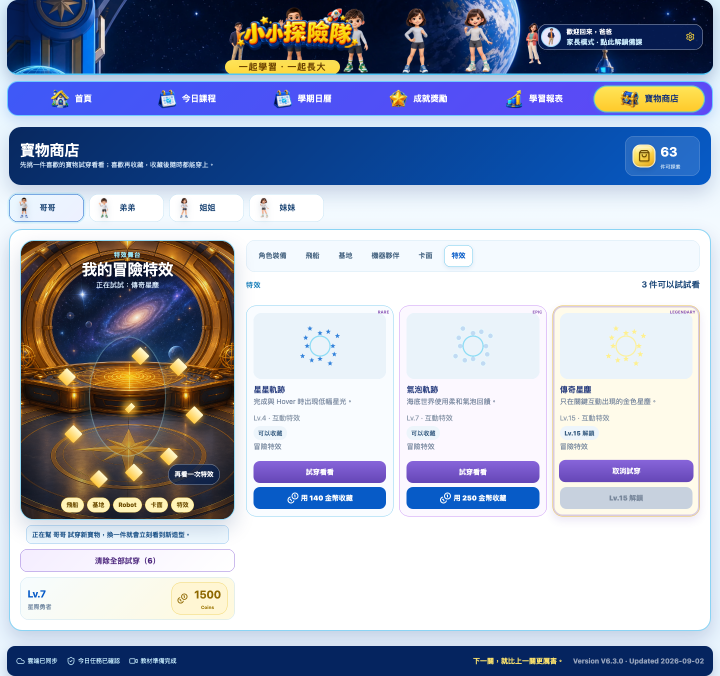
#> input picture qa/production-audit/2026-09-02/v63-shop-1440x900.png, 1440 x 1352 px (shown at 1/2 size)
$ python qa_v652_cloud_neck.py ../qa/production-audit/2026-09-02/v63-shop-1440x900.png
#> lines starting #> are read from the running program, lines starting #| are printed output that depends on the picture
"""Read-only regression for observed sister Cloud neck failures; not visual acceptance."""
import argparse
import json
from pathlib import Path
import numpy as np
from PIL import Image

SKIN = [(505, 405), (500, 425), (490, 435), (500, 435), (595, 445)]
HAIR = [(495, 405), (490, 415), (595, 405), (600, 415)]

def main():
    p = argparse.ArgumentParser()
    p.add_argument('mask', type=Path)
    args = p.parse_args()
    mask = np.asarray(Image.open(args.mask).convert('L'))
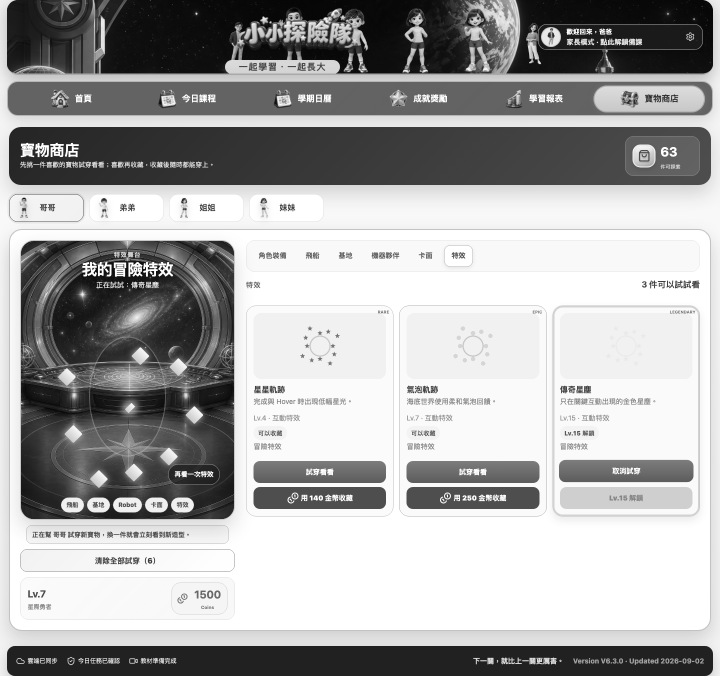
#> mask: shape (1352, 1440) (shown at 1/2 size); min 0, max 255, mean 168
#> (the run stopped early here; a loop or call above may not have finished)

$ run again, on qa/production-audit/2026-09-02/v63-shop-390x844.png
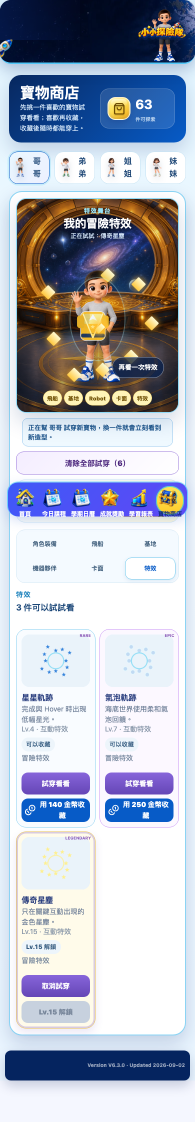
#> input picture qa/production-audit/2026-09-02/v63-shop-390x844.png, 390 x 2243 px (shown at 1/2 size)
#> in main, `mask = np.asarray(Image.open(args.mask).convert('L'))`:
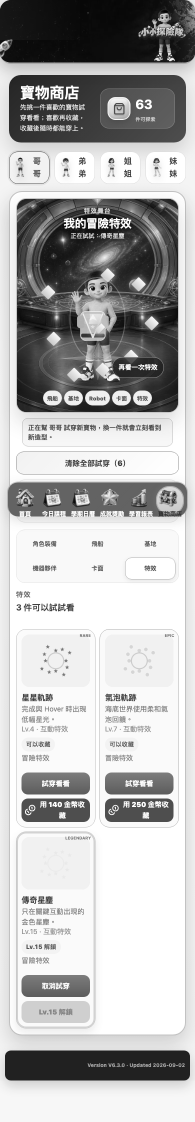
#> mask: shape (2243, 390) (shown at 1/2 size); min 0, max 255, mean 182.1

$ run again, on qa/production-audit/2026-09-02/v63-shop-768x1024.png
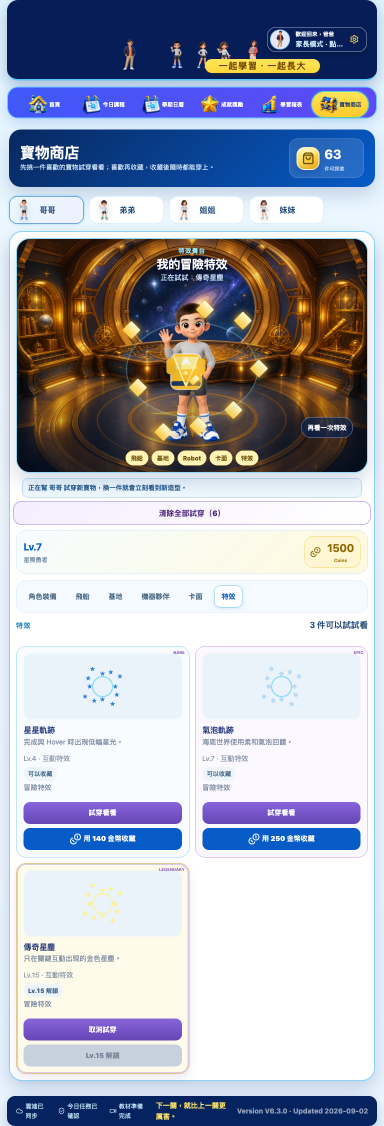
#> input picture qa/production-audit/2026-09-02/v63-shop-768x1024.png, 768 x 2252 px (shown at 1/2 size)
#> in main, `mask = np.asarray(Image.open(args.mask).convert('L'))`:
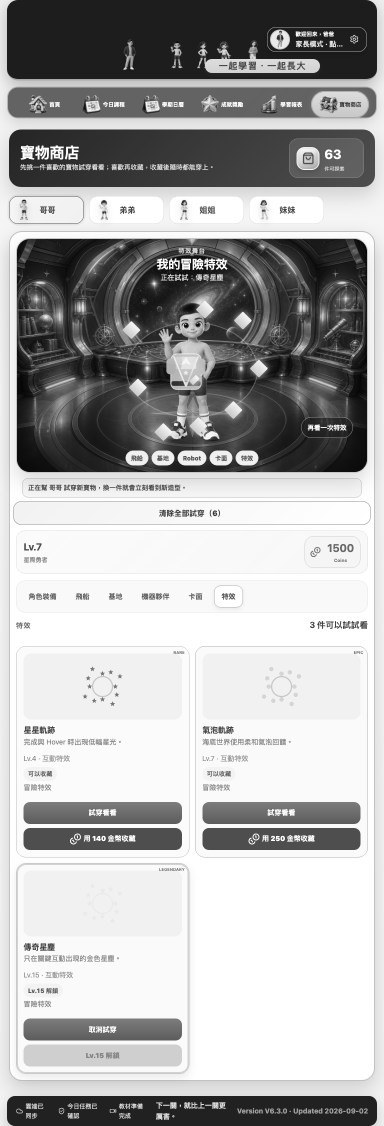
#> mask: shape (2252, 768) (shown at 1/2 size); min 0, max 255, mean 174.3
